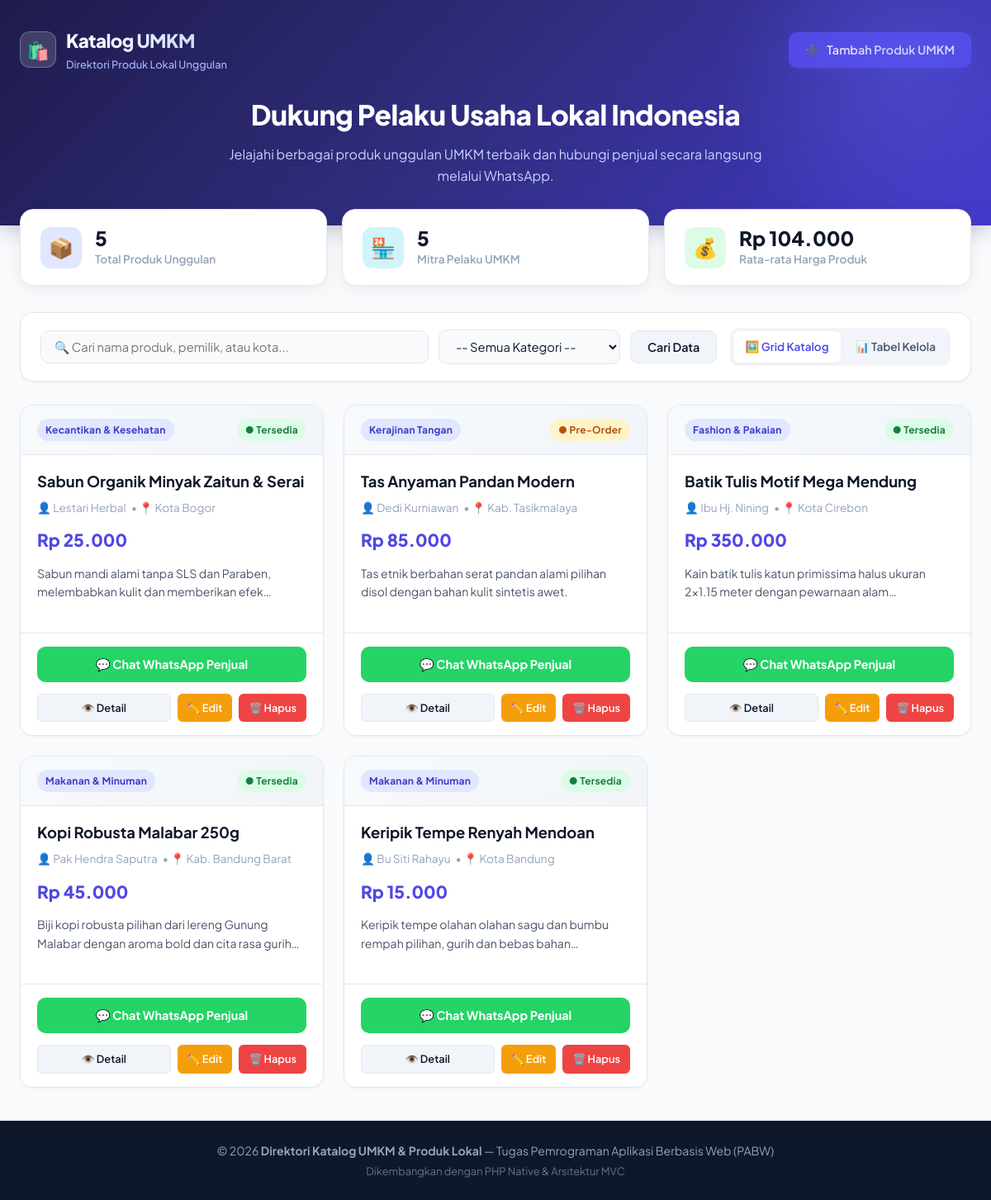
The page / on the database its author committed.
### tables this page shows
CREATE TABLE produk_umkm (
    id INT AUTO_INCREMENT PRIMARY KEY,
    nama_produk VARCHAR(150) NOT NULL,
    nama_pemilik VARCHAR(100) NOT NULL,
    kategori_produk VARCHAR(50) NOT NULL,
    harga DECIMAL(12, 2) NOT NULL,
    nomor_whatsapp VARCHAR(20) NOT NULL,
    lokasi_umkm VARCHAR(100) DEFAULT 'Tidak Ditentukan',
    deskripsi TEXT DEFAULT NULL,
    status_stok ENUM('Tersedia', 'Pre-Order', 'Habis') DEFAULT 'Tersedia',
    created_at TIMESTAMP DEFAULT CURRENT_TIMESTAMP
);

### app/controllers/ProdukController.php (called while the page is built, shortened)
<?php
require_once __DIR__ . '/../models/ProdukModel.php';
class ProdukController {
    private $model;
    public function __construct() {
        $this->model = new ProdukModel();
    }
    public function index() {
        $keyword = isset($_GET['keyword']) ? trim($_GET['keyword']) : '';
        $kategori = isset($_GET['kategori']) ? trim($_GET['kategori']) : '';
        $viewMode = isset($_GET['view']) && $_GET['view'] === 'table' ? 'table' : 'grid';
        $daftarProduk = $this->model->getAll($keyword, $kategori);
        $statistik = $this->model->getStatistik();
        require_once __DIR__ . '/../views/produk/index.php';
    }
}

### config/database.php (called while the page is built, shortened)
<?php
class Database {
    private static $koneksi = null;
    public static function connect() {
        if (self::$koneksi === null) {
            try {
                $dsn = "mysql:host=" . DB_HOST . ";dbname=" . DB_NAME . ";charset=utf8mb4";
                self::$koneksi = new PDO($dsn, DB_USER, DB_PASS, [
                    PDO::ATTR_ERRMODE => PDO::ERRMODE_EXCEPTION,
                    PDO::ATTR_DEFAULT_FETCH_MODE => PDO::FETCH_ASSOC,
                    PDO::ATTR_EMULATE_PREPARES => false,
                ]);
            } catch (PDOException $e) {
                die("<div style='font-family: sans-serif; padding: 20px; background: #fee2e2; color: #991b1b; border-radius: 8px; margin: 20px;'>
                        <h3>❌ Gagal Terhubung ke Database MySQL!</h3>
                        <p>Pastikan MySQL di XAMPP sudah dinyalakan dan database <b>" . DB_NAME . "</b> sudah di-import.</p>
                        <p><small>Detail Error: " . htmlspecialchars($e->getMessage()) . "</small></p>
                     </div>");
            }
        }
        return self::$koneksi;
    }
}

### app/models/ProdukModel.php (called while the page is built, shortened)
<?php
require_once __DIR__ . '/../../config/database.php';
class ProdukModel {
    private $db;
    public function __construct() {
        $this->db = Database::connect();
    }
    public function getAll($keyword = '', $kategori = '') {
        $sql = "SELECT * FROM produk_umkm WHERE 1=1";
        $params = [];
        $sql .= " ORDER BY id DESC";
        $stmt = $this->db->prepare($sql);
        $stmt->execute($params);
        return $stmt->fetchAll();
    }
    public function getStatistik() {
        $totalProduk = $this->db->query("SELECT COUNT(*) FROM produk_umkm")->fetchColumn();
        $totalUmkm = $this->db->query("SELECT COUNT(DISTINCT nama_pemilik) FROM produk_umkm")->fetchColumn();
        $rataHarga = $this->db->query("SELECT AVG(harga) FROM produk_umkm")->fetchColumn();
        return [
            'total_produk' => $totalProduk ?: 0,
            'total_umkm'   => $totalUmkm ?: 0,
            'rata_harga'   => $rataHarga ?: 0
        ];
    }
}

### app/views/produk/index.php (the view, shortened to what this page needs)
<?php require_once __DIR__ . '/../layouts/header.php'; ?>
<div class="stats-grid">
    <div class="stat-card">
        <div class="stat-icon icon-blue">📦</div>
        <div class="stat-info">
            <div class="stat-value"><?= number_format($statistik['total_produk']); ?></div>
            <div class="stat-label">Total Produk Unggulan</div>
        </div>
    </div>
    <div class="stat-card">
        <div class="stat-icon icon-cyan">🏪</div>
        <div class="stat-info">
            <div class="stat-value"><?= number_format($statistik['total_umkm']); ?></div>
            <div class="stat-label">Mitra Pelaku UMKM</div>
        </div>
    </div>
    <div class="stat-card">
        <div class="stat-icon icon-green">💰</div>
        <div class="stat-info">
            <div class="stat-value">Rp <?= number_format($statistik['rata_harga'], 0, ',', '.'); ?></div>
            <div class="stat-label">Rata-rata Harga Produk</div>
        </div>
    </div>
</div>
<div class="filter-section">
    <form action="index.php" method="GET" class="filter-form">
        <div class="input-group">
            <input type="text" name="keyword" class="input-control" placeholder="🔍 Cari nama produk, pemilik, atau kota..." value="<?= htmlspecialchars($keyword); ?>">
        </div>
        <div class="input-group" style="max-width: 220px;">
            <select name="kategori" class="input-control select-control" onchange="this.form.submit()">
                <option value="">-- Semua Kategori --</option>
            </select>
        </div>
        <button type="submit" class="btn btn-secondary">Cari Data</button>
    </form>
    <div class="view-toggle">
        <a href="index.php?view=grid<?= !empty($keyword) ? '&keyword='.urlencode($keyword) : ''; ?><?= !empty($kategori) ? '&kategori='.urlencode($kategori) : ''; ?>"
           class="btn-toggle <?= $viewMode === 'grid' ? 'active' : ''; ?>">
            🖼️ Grid Katalog
        </a>
        <a href="index.php?view=table<?= !empty($keyword) ? '&keyword='.urlencode($keyword) : ''; ?><?= !empty($kategori) ? '&kategori='.urlencode($kategori) : ''; ?>"
           class="btn-toggle <?= $viewMode === 'table' ? 'active' : ''; ?>">
            📊 Tabel Kelola
        </a>
    </div>
</div>
<?php if (empty($daftarProduk)): ?>
    <div class="empty-state">
        <div class="empty-icon">📂</div>
        <h3>Belum Ada Produk Ditemukan</h3>
        <p>Tidak ada produk UMKM yang sesuai dengan pencarian atau filter Anda.</p>
        <a href="index.php?action=tambah" class="btn btn-primary">➕ Tambah Produk Pertama</a>
    </div>
<?php elseif ($viewMode === 'grid'): ?>
    <div class="product-grid">
        <?php foreach ($daftarProduk as $p): ?>
            <div class="product-card">
                <div class="card-header-badge">
                    <span class="badge badge-category"><?= htmlspecialchars($p['kategori_produk']); ?></span>
                    <span class="badge badge-stok-<?= htmlspecialchars($p['status_stok']); ?>">
                        ● <?= htmlspecialchars($p['status_stok']); ?>
                    </span>
                </div>
                <div class="card-body">
                    <h3 class="product-title"><?= htmlspecialchars($p['nama_produk']); ?></h3>
                    <div class="product-owner">
                        <span>👤 <?= htmlspecialchars($p['nama_pemilik']); ?></span>
                        <span>• 📍 <?= htmlspecialchars($p['lokasi_umkm']); ?></span>
                    </div>
                    <div class="product-price">
                        Rp <?= number_format($p['harga'], 0, ',', '.'); ?>
                    </div>
                    <p class="product-desc">
                        <?= !empty($p['deskripsi']) ? htmlspecialchars($p['deskripsi']) : 'Tidak ada deskripsi produk.'; ?>
                    </p>
                </div>
                <div class="card-footer">
                    <a href="<?= $p['link_wa']; ?>" target="_blank" class="btn btn-wa">
                        <span>💬 Chat WhatsApp Penjual</span>
                    </a>
                    <div style="display: flex; gap: 8px; margin-top: 6px;">
                        <a href="index.php?action=detail&id=<?= $p['id']; ?>" class="btn btn-secondary btn-sm" style="flex:1;">
                            👁️ Detail
                        </a>
                        <a href="index.php?action=edit&id=<?= $p['id']; ?>" class="btn btn-warning btn-sm">
                            ✏️ Edit
                        </a>
                        <a href="index.php?action=hapus&id=<?= $p['id']; ?>"
                           onclick="return confirm('Apakah Anda yakin ingin menghapus produk <?= htmlspecialchars($p['nama_produk']); ?>?');"
                           class="btn btn-danger btn-sm">
                            🗑️ Hapus
                        </a>
                    </div>
                </div>
            </div>
        <?php endforeach; ?>
    </div>
<?php endif; ?>
<?php require_once __DIR__ . '/../layouts/footer.php'; ?>

### index.php (shortened to what this page needs)
<?php
require_once __DIR__ . '/app/controllers/ProdukController.php';
$controller = new ProdukController();
$action = isset($_GET['action']) ? $_GET['action'] : 'index';
switch ($action) {
    case 'index':
    default:
        $controller->index();
        break;
}

### app/views/layouts/header.php (shortened to what this page needs)
<!DOCTYPE html>
<html lang="id">
<head>
    <link rel="stylesheet" href="public/css/style.css">
</head>
<body>
    <header class="main-header">
        <div class="container">
            <div class="nav-bar">
                <a href="index.php" class="logo-brand">
                    <div class="logo-icon">🛍️</div>
                    <div class="logo-text">
                        <h1>Katalog UMKM</h1>
                        <p>Direktori Produk Lokal Unggulan</p>
                    </div>
                </a>
                <div class="nav-actions">
                    <a href="index.php?action=tambah" class="btn btn-primary">
                        <span>➕</span> Tambah Produk UMKM
                    </a>
                </div>
            </div>
            <div class="hero-content">
                <h2 class="hero-title">Dukung Pelaku Usaha Lokal Indonesia</h2>
                <p class="hero-subtitle">Jelajahi berbagai produk unggulan UMKM terbaik dan hubungi penjual secara langsung melalui WhatsApp.</p>
            </div>
        </div>
    </header>
    <main class="container" style="margin-top: 10px;">

### app/views/layouts/footer.php
    </main>
    <footer class="main-footer">
        <div class="container">
            <p>&copy; <?= date('Y'); ?> <b>Direktori Katalog UMKM & Produk Lokal</b> — Tugas Pemrograman Aplikasi Berbasis Web (PABW)</p>
            <p style="margin-top: 4px; font-size: 0.8rem; color: #64748b;">Dikembangkan dengan PHP Native & Arsitektur MVC</p>
        </div>
    </footer>
</body>
</html>

### rows shown on the page
produk_umkm: kategori_produk "Kecantikan & Kesehatan", status_stok "Tersedia", nama_produk "Sabun Organik Minyak Zaitun & Serai", nama_pemilik "Lestari Herbal", lokasi_umkm "Kota Bogor", harga "25.000", deskripsi "Sabun mandi alami tanpa SLS dan Paraben, melembabkan kulit dan memberikan…"
produk_umkm: kategori_produk "Kerajinan Tangan", status_stok "Pre-Order", nama_produk "Tas Anyaman Pandan Modern", nama_pemilik "Dedi Kurniawan", lokasi_umkm "Kab. Tasikmalaya", harga "85.000", deskripsi "Tas etnik berbahan serat pandan alami pilihan disol dengan bahan kulit sintetis awet."
produk_umkm: kategori_produk "Fashion & Pakaian", status_stok "Tersedia", nama_produk "Batik Tulis Motif Mega Mendung", nama_pemilik "Ibu Hj. Nining", lokasi_umkm "Kota Cirebon", harga "350.000", deskripsi "Kain batik tulis katun primissima halus ukuran 2x1.15 meter dengan pewarnaan…"
produk_umkm: kategori_produk "Makanan & Minuman", status_stok "Tersedia", nama_produk "Kopi Robusta Malabar 250g", nama_pemilik "Pak Hendra Saputra", lokasi_umkm "Kab. Bandung Barat", harga "45.000", deskripsi "Biji kopi robusta pilihan dari lereng Gunung Malabar dengan aroma bold dan cita rasa…"
produk_umkm: kategori_produk "Makanan & Minuman", status_stok "Tersedia", nama_produk "Keripik Tempe Renyah Mendoan", nama_pemilik "Bu Siti Rahayu", lokasi_umkm "Kota Bandung", harga "15.000", deskripsi "Keripik tempe olahan olahan sagu dan bumbu rempah pilihan, gurih dan bebas…"

### other values the page prints
$statistik['total_produk'] "5"
$statistik['total_umkm'] "5"
$statistik['rata_harga'] "104.000"
